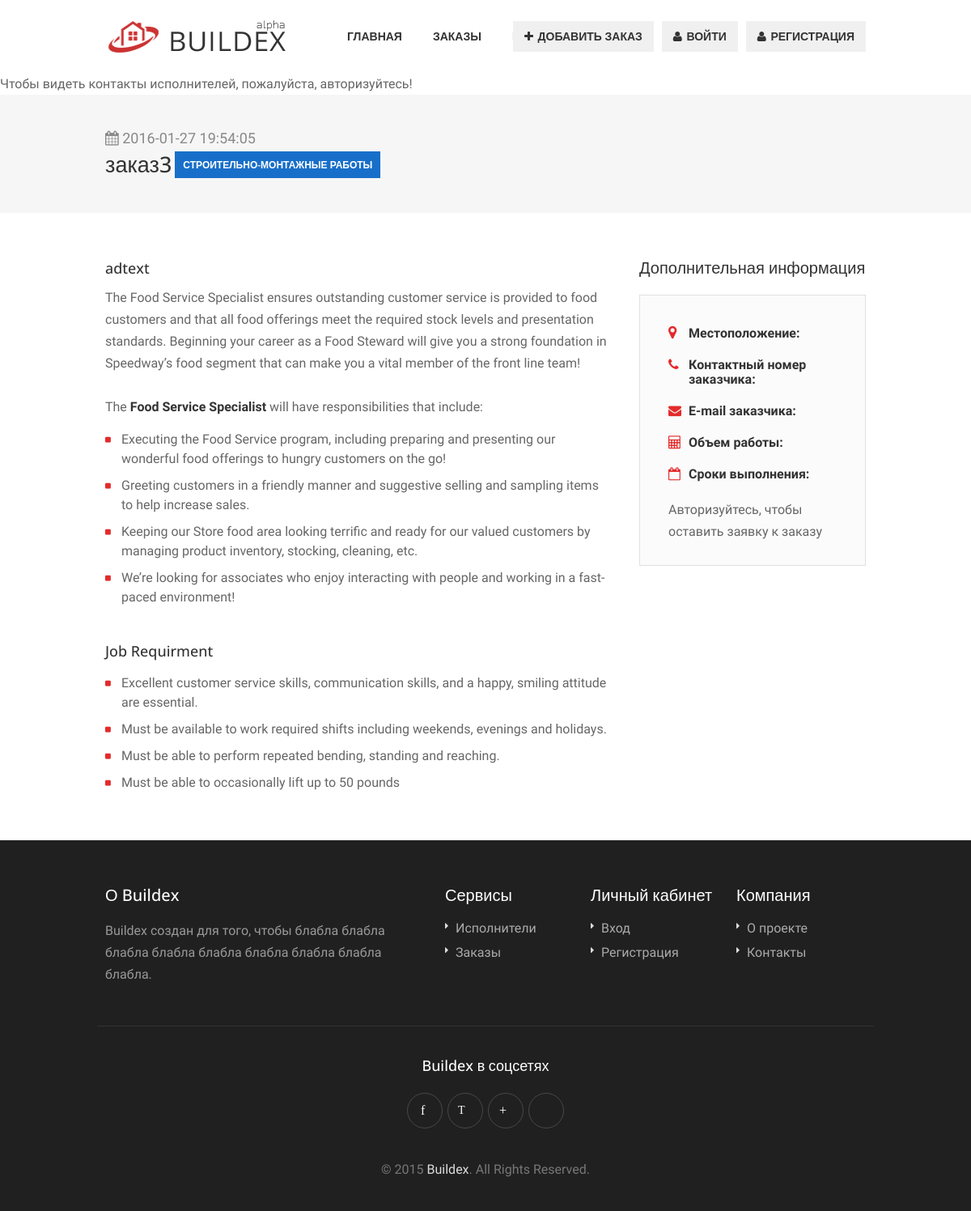
/order-page.php?id=7, run on the app's committed database.
### tables this page shows
CREATE TABLE IF NOT EXISTS `ads` (
  `id` int(11) NOT NULL AUTO_INCREMENT,
  `userid` int(11) NOT NULL,
  `type` int(11) NOT NULL,
  `firstid` int(11) NOT NULL,
  `secid` int(11) NOT NULL,
  `thirdid` int(11) NOT NULL,
  `title` varchar(256) NOT NULL,
  `adtext` text NOT NULL,
  `workload` varchar(256) NOT NULL,
  `term` varchar(256) NOT NULL,
  `applications` int(11) NOT NULL,
  `date` timestamp NOT NULL DEFAULT CURRENT_TIMESTAMP,
  `regionid` int(11) NOT NULL,
  PRIMARY KEY (`id`)
);

CREATE TABLE IF NOT EXISTS `categories` (
  `id` int(11) NOT NULL AUTO_INCREMENT,
  `first` varchar(256) NOT NULL,
  `sec` varchar(256) NOT NULL,
  `third` varchar(256) NOT NULL,
  PRIMARY KEY (`id`)
);

### lib/db.php (called while the page is built, shortened)
<?php
function SelectFirstFromDB($sql)
{
	$result = mysql_query ($sql);
	if($row = mysql_fetch_assoc($result))
		return $row;
	return  false;
}

### order-page.php (the view, shortened to what this page needs)
<!DOCTYPE html>
<html lang="ru">
<head>
<link rel="stylesheet" href="css/style.css">
<link rel="stylesheet" href="css/colors/red.css" id="colors">
</head>
<body>
<div id="wrapper">
<?php
 include("blocks/header-out.php");
 if(isset($_REQUEST['id']))
 {
    $id=$_REQUEST['id'];
    $myrow=SelectFirstFromDB("SELECT * FROM (ads CROSS JOIN categories ON ads.firstid = categories.id)
                                CROSS JOIN regions ON regions.id=ads.regionid
                                CROSS JOIN users ON users.id=ads.userid
                                WHERE ads.id =$id");
    if(!isset($_SESSION['userid'])){
                 $access=FALSE;?>
             <span>
                 Чтобы видеть контакты исполнителей, пожалуйста, авторизуйтесь!</span>
             <?}
             else{$access=TRUE;}
 }           ?>
<div id="titlebar">
	<div class="container">
		<div class="ten columns">
			<span> <i class="fa fa-calendar"> </i> <?echo $myrow["date"]; ?></span>
			<h2><?echo $myrow["title"]; ?><span class="full-time"><?echo $myrow["first"]; ?></span></h2>
		</div>
	</div>
</div>
<div class="container">
	<div class="eleven columns">
	<div class="padding-right">
		<h4 class="margin-bottom-5"><?echo $myrow["adtext"]; ?></h4>
		<p class="margin-reset">
			The Food Service Specialist ensures outstanding customer service is provided to food customers and that all food offerings meet the required stock levels and presentation standards. Beginning your career as a Food Steward will give you a strong foundation in Speedway’s food segment that can make you a vital member of the front line team!
		</p>
		<br>
		<p>The <strong>Food Service Specialist</strong> will have responsibilities that include:</p>
		<ul class="list-1">
			<li>Executing the Food Service program, including preparing and presenting our wonderful food offerings
			to hungry customers on the go!
			</li>
			<li>Greeting customers in a friendly manner and suggestive selling and sampling items to help increase sales.</li>
			<li>Keeping our Store food area looking terrific and ready for our valued customers by managing product
			inventory, stocking, cleaning, etc.</li>
			<li>We’re looking for associates who enjoy interacting with people and working in a fast-paced environment!</li>
		</ul>
		<br>
		<h4 class="margin-bottom-10">Job Requirment</h4>
		<ul class="list-1">
			<li>Excellent customer service skills, communication skills, and a happy, smiling attitude are essential.</li>
			<li>Must be available to work required shifts including weekends, evenings and holidays.</li>
			<li>Must be able to perform repeated bending, standing and reaching.</li>
			<li> Must be able to occasionally lift up to 50 pounds</li>
		</ul>
	</div>
	</div>
	<div class="five columns">
		<div class="widget">
			<h4>Дополнительная информация</h4>
			<div class="job-overview">
				<ul>
					<li>
						<i class="fa fa-map-marker"></i>
						<div>
							<strong>Местоположение:</strong>
						</div>
					</li>
					<li>
						<i class="fa fa-phone"></i>
						<div>
							<strong>Контактный номер заказчика:</strong>
						</div>
					</li>
					<li>
						<i class="fa fa-envelope"></i>
						<div>
							<strong>E-mail заказчика:</strong>
						</div>
					</li>
					<li>
						<i class="fa fa-calculator"></i>
						<div>
							<strong>Объем работы:</strong>
						</div>
					</li>
					<li>
						<i class="fa fa-calendar-o"></i>
						<div>
							<strong>Сроки выполнения:</strong>
						</div>
					</li>
				</ul>
                <?
				    if(isset($_SESSION['userid'])){ ?>
                    <a href="#small-dialog2" class="popup-with-zoom-anim button">Оставить заявку</a>
				<div id="small-dialog2" class="zoom-anim-dialog apply-popup mfp-hide">
					<div class="small-dialog-headline">
						<h2>Оставить заявку к заказу</h2>
					</div>
					<div class="small-dialog-content">
						<form action="applications" method="post">
							<INPUT TYPE=hidden NAME="action" VALUE="appwrite">
							<textarea NAME="text" placeholder="Можете оставить сообщение к заявке"></textarea>
                            <INPUT TYPE=hidden NAME="adid" VALUE="<?echo $myrow["id"];?>">
                            <INPUT TYPE=hidden NAME="clid" VALUE="<?echo $_SESSION["userid"];?>">
							<div class="clearfix"></div>
							<button class="send">Оставить заявку</button>
						</form>
					</div>
				</div>
               <?}
               else{?><span>Авторизуйтесь, чтобы оставить заявку к заказу</span> <?}
               ?>
			</div>
		</div>
	</div>
</div>
</div>
<?php include("blocks/footer-out.php"); ?>
</body>
</html>

### css/colors/red.css (style rules this page uses)
a, table td.title a:hover, table.manage-table td.action a:hover, #breadcrumbs ul li a:hover, #titlebar span.icons a:hover, .counter-box i, .counter, #popular-categories li a i, .list-1 li:before, .dropcap, .resume-titlebar span a:hover i, .resumes-list-content h4, .job-overview ul li i, .company-info span a:hover, .infobox a:hover, .meta-tags span a:hover, .widget-text h5 a:hover, .app-content .info span , .app-content .info ul li a:hover { color: #e32b2b; }

### css/base.css (style rules this page uses)
html, body, div, span, applet, object, iframe, h1, h2, h3, h4, h5, h6, p, blockquote, pre, a, abbr, acronym, address, big, cite, code, del, dfn, em, img, ins, kbd, q, s, samp, small, strike, strong, sub, sup, tt, var, b, u, i, center, dl, dt, dd, ol, ul, li, fieldset, form, label, legend, table, caption, tbody, tfoot, thead, tr, th, td, article, aside, canvas, details, embed, figure, figcaption, footer, header, hgroup, menu, nav, output, ruby, section, summary, time, mark, audio, video { margin: 0; padding: 0; border: 0; font-size: 100%; font: inherit; vertical-align: baseline; }
body { line-height: 1; }
ol, ul { list-style: none; }
body { background-color: #fff; font-size: 16px; line-height: 27px; color: #666; -webkit-font-smoothing: antialiased; -webkit-text-size-adjust: 100%; overflow-x: hidden; }
#wrapper { background-color: #fff; }
body, input[type="text"], input[type="password"], input[type="email"], input[type="number"], textarea, .widget-text h5, h3.centered-headline span, select { font-family: "Exo 2", "Lato", "HelveticaNeue", "Helvetica Neue", Helvetica, Arial, sans-serif; }
h1, h2, h3, h4, h5, h6, .button, input[type="button"], input[type="submit"], button, #navigation, .infobox a, .pagination-container, .upload-btn, .skills span, .app-content .info span, .tabs-nav li a, .reply, .ui-accordion .ui-accordion-header, .trigger a, .caption.title, .caption .slider-button, .counter, .counter-box i, a.menu-trigger, #style-switcher h2, .resume-table strong { font-family: "Open Sans", "Montserrat", "HelveticaNeue", "Helvetica Neue", Helvetica, Arial, sans-serif; }
.margin-reset { margin: 0 !important; }
.margin-bottom-5 { margin-bottom: 5px !important; }
.margin-bottom-10 { margin-bottom: 10px !important; }
h1, h2, h3, h4, h5, h6 { color: #333; font-weight: 500; }
h2 { font-size: 25px; line-height: 48px; }
h4 { font-size: 18px; line-height: 36px; }
p { margin: 0 0 15px 0; }
strong { font-weight: 700; color: #333; }
ul, ol { margin: 0; }
ul { list-style: none outside; }
li { line-height: 18px; }

### css/responsive.css (style rules this page uses)
.container .column, .container .columns { float: left; display: inline; margin-left: 10px; margin-right: 10px; }
.container .five.columns { width: 355px; }
.container .ten.columns { width: 730px; }
.container .eleven.columns { width: 805px; }
@media only screen and (min-width: 960px) and (max-width: 1289px) { .container { position: relative; width: 960px; margin: 0 auto; padding: 0; } }
@media only screen and (min-width: 960px) and (max-width: 1289px) { .container .column, .container .columns { float: left; display: inline; margin-left: 10px; margin-right: 10px; } }
@media only screen and (min-width: 960px) and (max-width: 1289px) { .container .five.columns { width: 280px; } }
@media only screen and (min-width: 960px) and (max-width: 1289px) { .container .ten.columns { width: 580px; } }
@media only screen and (min-width: 960px) and (max-width: 1289px) { .container .eleven.columns { width: 640px; } }
.container:after { content: "\0020"; display: block; height: 0; clear: both; visibility: hidden; }

### data on the page
ads: date "2016-01-27 19:54:05", title "заказ3", categories.first "СТРОИТЕЛЬНО-МОНТАЖНЫЕ РАБОТЫ", adtext "adtext"
